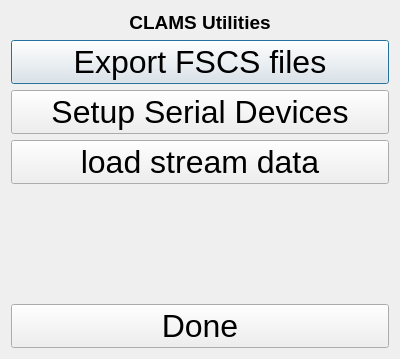
<?xml version="1.0" encoding="UTF-8"?>
<ui version="4.0">
 <class>utilitiesdlg</class>
 <widget class="QDialog" name="utilitiesdlg">
  <property name="geometry">
   <rect>
    <x>0</x>
    <y>0</y>
    <width>400</width>
    <height>359</height>
   </rect>
  </property>
  <property name="windowTitle">
   <string>CLAMS Utilities</string>
  </property>
  <layout class="QVBoxLayout" name="verticalLayout">
   <item>
    <widget class="QLabel" name="label">
     <property name="font">
      <font>
       <pointsize>14</pointsize>
       <weight>75</weight>
       <bold>true</bold>
      </font>
     </property>
     <property name="text">
      <string>CLAMS Utilities</string>
     </property>
     <property name="alignment">
      <set>Qt::AlignCenter</set>
     </property>
    </widget>
   </item>
   <item>
    <widget class="QPushButton" name="exportFSCSBtn">
     <property name="font">
      <font>
       <pointsize>24</pointsize>
      </font>
     </property>
     <property name="text">
      <string>Export FSCS files</string>
     </property>
    </widget>
   </item>
   <item>
    <widget class="QPushButton" name="setupBtn">
     <property name="font">
      <font>
       <pointsize>24</pointsize>
      </font>
     </property>
     <property name="text">
      <string>Setup Serial Devices</string>
     </property>
    </widget>
   </item>
   <item>
    <widget class="QPushButton" name="loadStreamBtn">
     <property name="font">
      <font>
       <pointsize>24</pointsize>
      </font>
     </property>
     <property name="text">
      <string>load stream data</string>
     </property>
    </widget>
   </item>
   <item>
    <spacer name="verticalSpacer">
     <property name="orientation">
      <enum>Qt::Vertical</enum>
     </property>
     <property name="sizeHint" stdset="0">
      <size>
       <width>20</width>
       <height>40</height>
      </size>
     </property>
    </spacer>
   </item>
   <item>
    <widget class="QPushButton" name="doneBtn">
     <property name="font">
      <font>
       <pointsize>24</pointsize>
      </font>
     </property>
     <property name="text">
      <string>Done</string>
     </property>
    </widget>
   </item>
  </layout>
 </widget>
 <resources/>
 <connections/>
</ui>
